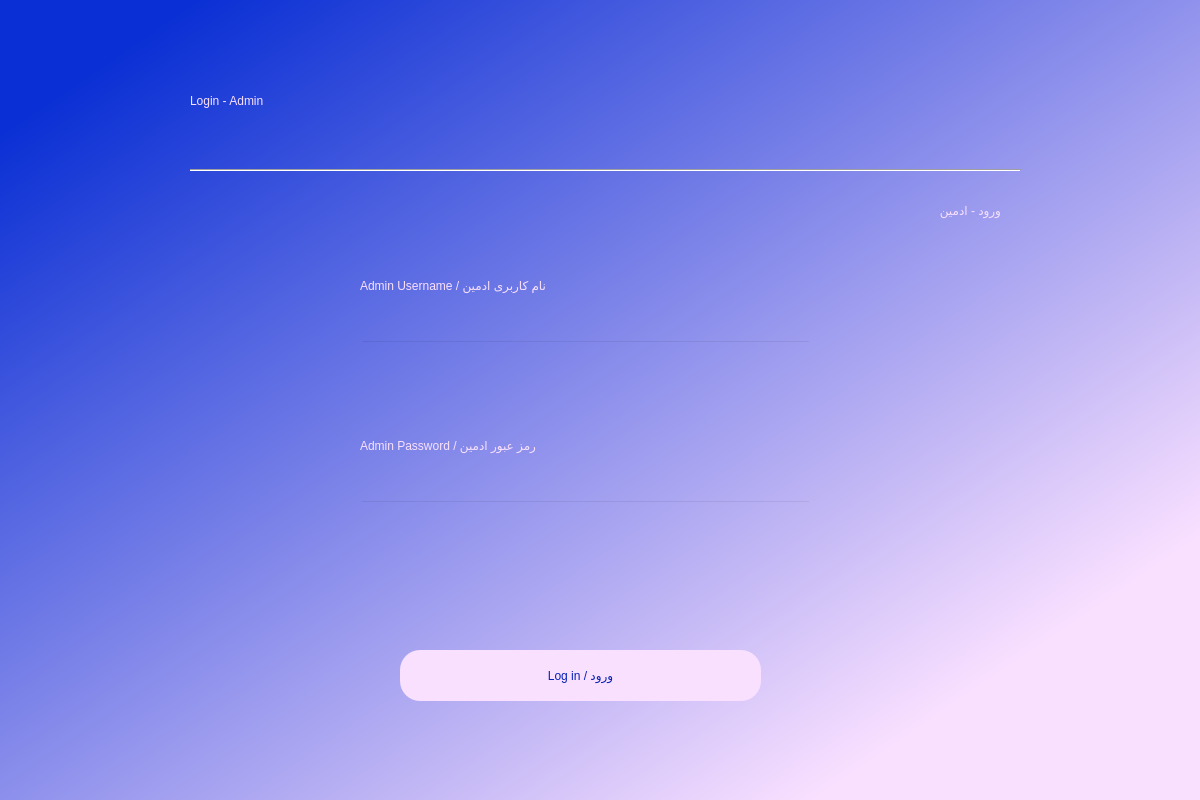
<?xml version="1.0" encoding="UTF-8"?>
<ui version="4.0">
 <class>Dialog</class>
 <widget class="QDialog" name="Dialog">
  <property name="geometry">
   <rect>
    <x>0</x>
    <y>0</y>
    <width>1200</width>
    <height>800</height>
   </rect>
  </property>
  <property name="windowTitle">
   <string>Dialog</string>
  </property>
  <property name="styleSheet">
   <string notr="true">QDialog#Dialog{
background-color:qlineargradient(spread:pad, x1:0.075, y1:0.0910455, x2:0.837, y2:0.835227, stop:0 rgba(10, 47, 212, 255), stop:1 rgba(249, 224, 255, 255))}
</string>
  </property>
  <widget class="QLabel" name="label">
   <property name="geometry">
    <rect>
     <x>550</x>
     <y>150</y>
     <width>451</width>
     <height>121</height>
    </rect>
   </property>
   <property name="styleSheet">
    <string notr="true">font: 75 48pt &quot;B Nazanin&quot;;
color: rgb(249, 224, 255);</string>
   </property>
   <property name="text">
    <string>ورود - ادمین</string>
   </property>
  </widget>
  <widget class="Line" name="line">
   <property name="geometry">
    <rect>
     <x>190</x>
     <y>160</y>
     <width>831</width>
     <height>21</height>
    </rect>
   </property>
   <property name="styleSheet">
    <string notr="true">font: 75 8pt &quot;MS Shell Dlg 2&quot;;</string>
   </property>
   <property name="orientation">
    <enum>Qt::Horizontal</enum>
   </property>
  </widget>
  <widget class="QLabel" name="label_2">
   <property name="geometry">
    <rect>
     <x>190</x>
     <y>40</y>
     <width>641</width>
     <height>121</height>
    </rect>
   </property>
   <property name="styleSheet">
    <string notr="true">color: rgb(249, 224, 255);
font: 75 48pt &quot;MS Shell Dlg 2&quot;;</string>
   </property>
   <property name="text">
    <string>Login - Admin</string>
   </property>
  </widget>
  <widget class="QPushButton" name="adminloginbutton">
   <property name="geometry">
    <rect>
     <x>400</x>
     <y>650</y>
     <width>361</width>
     <height>51</height>
    </rect>
   </property>
   <property name="cursor">
    <cursorShape>PointingHandCursor</cursorShape>
   </property>
   <property name="styleSheet">
    <string notr="true">border-radius:20px;
color: rgb(6, 32, 179);
background-color: rgb(249, 224, 255);
font: 75 14pt &quot;B Nazanin&quot;;</string>
   </property>
   <property name="text">
    <string>Log in / ورود</string>
   </property>
  </widget>
  <widget class="QLineEdit" name="adminufield">
   <property name="geometry">
    <rect>
     <x>360</x>
     <y>340</y>
     <width>451</width>
     <height>51</height>
    </rect>
   </property>
   <property name="cursor">
    <cursorShape>IBeamCursor</cursorShape>
   </property>
   <property name="styleSheet">
    <string notr="true">background-color:rgba(0,0,0,0);
font: 12pt &quot;MS Shell Dlg 2&quot;;
</string>
   </property>
  </widget>
  <widget class="QLabel" name="error">
   <property name="geometry">
    <rect>
     <x>350</x>
     <y>580</y>
     <width>491</width>
     <height>31</height>
    </rect>
   </property>
   <property name="styleSheet">
    <string notr="true">font: 12pt &quot;B Nazanin&quot;;
color: rgb(208, 0, 0);</string>
   </property>
   <property name="text">
    <string/>
   </property>
  </widget>
  <widget class="QLabel" name="label_4">
   <property name="geometry">
    <rect>
     <x>360</x>
     <y>260</y>
     <width>371</width>
     <height>51</height>
    </rect>
   </property>
   <property name="styleSheet">
    <string notr="true">font: 75 16pt &quot;B Nazanin&quot;;
color: rgb(249, 224, 255);</string>
   </property>
   <property name="text">
    <string>Admin Username / نام کاربری ادمین</string>
   </property>
  </widget>
  <widget class="QLabel" name="label_5">
   <property name="geometry">
    <rect>
     <x>360</x>
     <y>420</y>
     <width>371</width>
     <height>51</height>
    </rect>
   </property>
   <property name="styleSheet">
    <string notr="true">font: 75 16pt &quot;B Nazanin&quot;;
color: rgb(249, 224, 255);</string>
   </property>
   <property name="text">
    <string>Admin Password / رمز عبور ادمین</string>
   </property>
  </widget>
  <widget class="QLineEdit" name="adminpassfield">
   <property name="geometry">
    <rect>
     <x>360</x>
     <y>500</y>
     <width>451</width>
     <height>51</height>
    </rect>
   </property>
   <property name="cursor">
    <cursorShape>IBeamCursor</cursorShape>
   </property>
   <property name="styleSheet">
    <string notr="true">background-color:rgba(0,0,0,0);
font: 12pt &quot;MS Shell Dlg 2&quot;;</string>
   </property>
  </widget>
 </widget>
 <tabstops>
  <tabstop>adminufield</tabstop>
  <tabstop>adminpassfield</tabstop>
  <tabstop>adminloginbutton</tabstop>
 </tabstops>
 <resources/>
 <connections/>
</ui>
